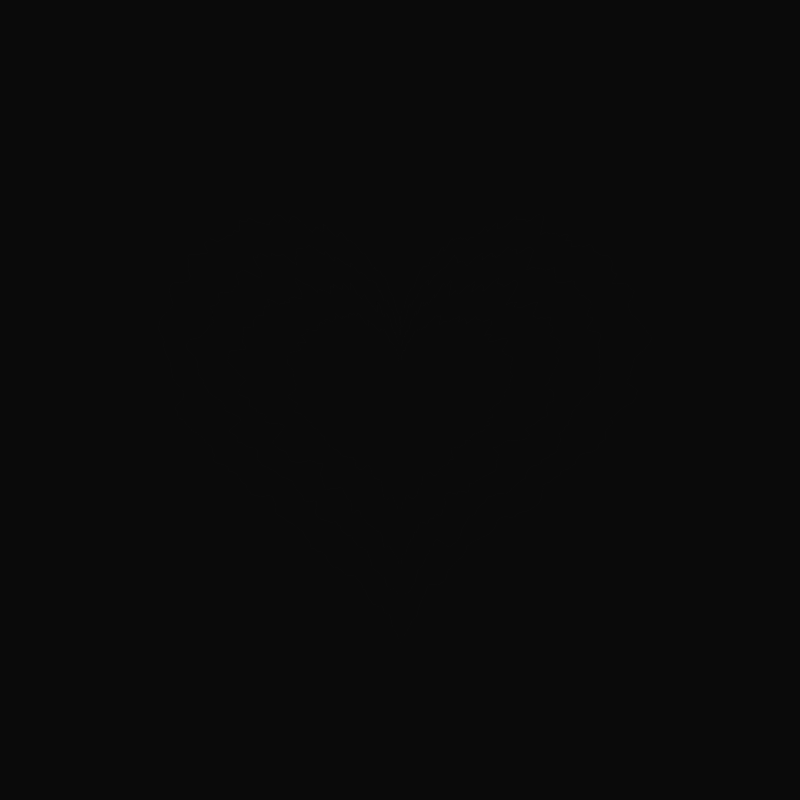
Frame 1 (no input)
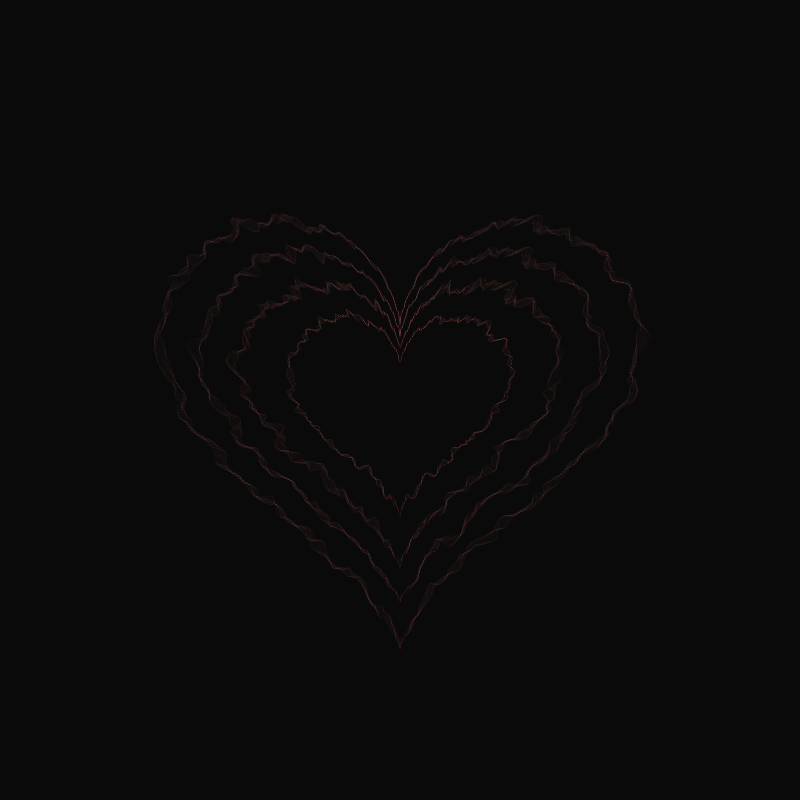
Frame 60 (no input)
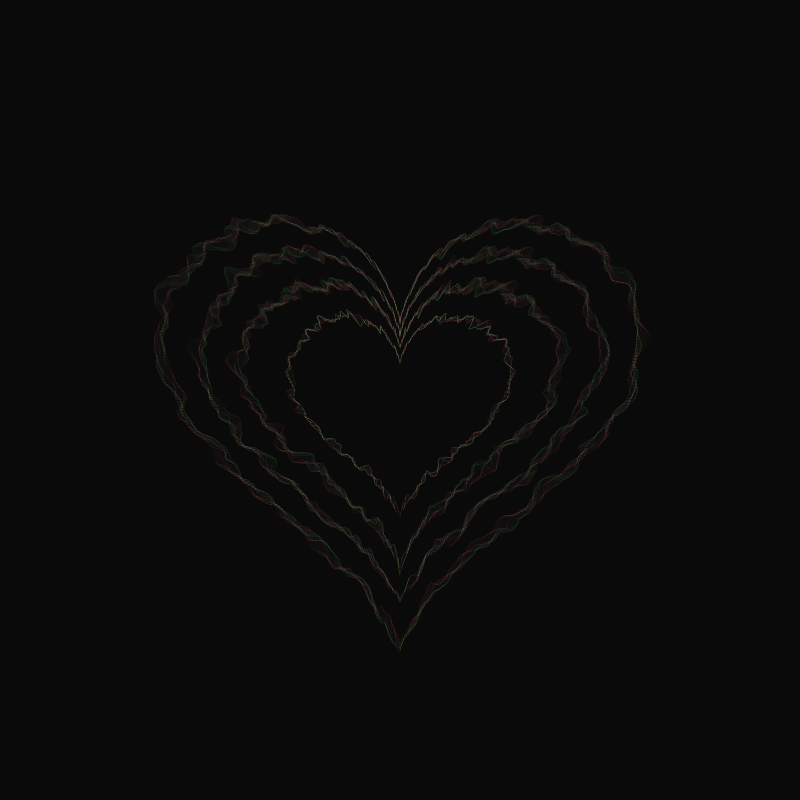
Frame 120 (the mouse pressed at the canvas centre since frame 60)

The p5.js sketch that drew these frames (run headless with seeded random() and noise() and a simulated clock; from frame 60 on, the mouse is pressed at the canvas centre):

// p5.js sketch
// ── sketch.js
let height = 800;
let width = 800;
let noiseMax = 2;
let zoff = 0;
let zoffSpeed = 0.01;
let phase = 0;
let phaseSpeed = 0.0007;
let r = 150;
let g = 150;
let b = 150;
let colorChange = 5;

function setup() {
  createCanvas(width, height);
  background(10);
}

function draw() {
  let weight = 1;
  translate(width/2, height/2);
  noFill();
  let rW = floor(random(6));
  if(rW === 0 && r > 0){
    r -= colorChange;
  }else if(rW === 1 && r < 255){
    r += colorChange;
  }else if(rW === 2 && g > 0){
    g -= colorChange;
  }else if(rW === 3 && g < 255){
    g += colorChange;
  }else if(rW === 4 && b > 0){
    b -= colorChange;
  }else if(rW === 5 && b < 255){
    b += colorChange;
  }

  stroke(r, g, b, 50);
  strokeWeight(0.1)
  beginShape();
  for(let a = 0; a < TWO_PI; a+=0.01){
    let xoff = map(16 * pow(sin(a),3) + 1, -1, 1, 0, noiseMax);
    let yoff = map((-1) * 13 * cos(a) - 5 * cos(2*a) - 2 * cos(3*a) - cos(4*a) + 1, -1, 1, 0, noiseMax);
    let r = map(noise(xoff, yoff, zoff), 0, 1, 6, 8)      
    let x = r * 16 * pow(sin(a),3);
    let y = -r * (13 * cos(a) - 5 * cos(2*a) - 2 * cos(3*a) - cos(4*a));
    vertex(x,y)
  }
  endShape();
  beginShape();
  for(let a = 0; a < TWO_PI; a+=0.01){
    let xoff = map(16 * pow(sin(a+phase),3) + 1, -1, 1, 0, noiseMax) + 1;
    let yoff = map((-1) * 13 * cos(a+phase) - 5 * cos(2*a+phase) - 2 * cos(3*a+phase) - cos(4*a+phase) + 1, -1, 1, 0, noiseMax) + 1;
    let r = map(noise(xoff, yoff, zoff), 0, 1, 8.2, 11.5)       
    let x = r * 16 * pow(sin(a),3);
    let y = -r * (13 * cos(a) - 5 * cos(2*a) - 2 * cos(3*a) - cos(4*a));
    vertex(x,y)
  }
  endShape();
  beginShape();
  for(let a = 0; a < TWO_PI; a+=0.01){
    let xoff = map(16 * pow(sin(a+phase),3) + 1, -1, 1, 0, noiseMax) + 2;
    let yoff = map((-1) * 13 * cos(a+phase) - 5 * cos(2*a+phase) - 2 * cos(3*a+phase) - cos(4*a+phase) + 1, -1, 1, 0, noiseMax) + 2;
    let r = map(noise(xoff, yoff, zoff), 0, 1, 11, 14)       
    let x = r * 16 * pow(sin(a),3);
    let y = -r * (13 * cos(a) - 5 * cos(2*a) - 2 * cos(3*a) - cos(4*a));
    vertex(x,y)
  }
  endShape();
  beginShape();
  for(let a = 0; a < TWO_PI; a+=0.01){
    let xoff = map(16 * pow(sin(a+phase),3) + 1, -1, 1, 0, noiseMax) + 3;
    let yoff = map((-1) * 13 * cos(a+phase) - 5 * cos(2*a+phase) - 2 * cos(3*a+phase) - cos(4*a+phase) + 1, -1, 1, 0, noiseMax) + 3;
    let r = map(noise(xoff, yoff, zoff), 0, 1, 13.5, 16.5)       
    let x = r * 16 * pow(sin(a),3);
    let y = -r * (13 * cos(a) - 5 * cos(2*a) - 2 * cos(3*a) - cos(4*a));
    vertex(x,y)
  }
  endShape();
  zoff += zoffSpeed;
  phase += phaseSpeed;
}
